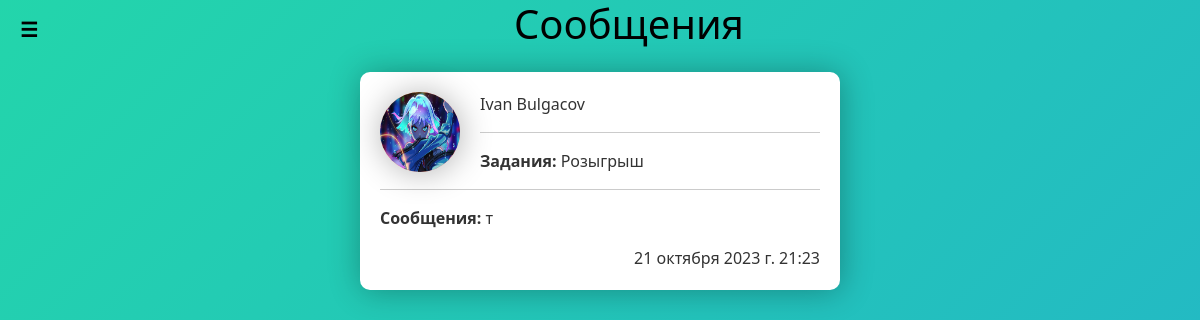
Before: /tasks/message/ (signed in) with the older database file.
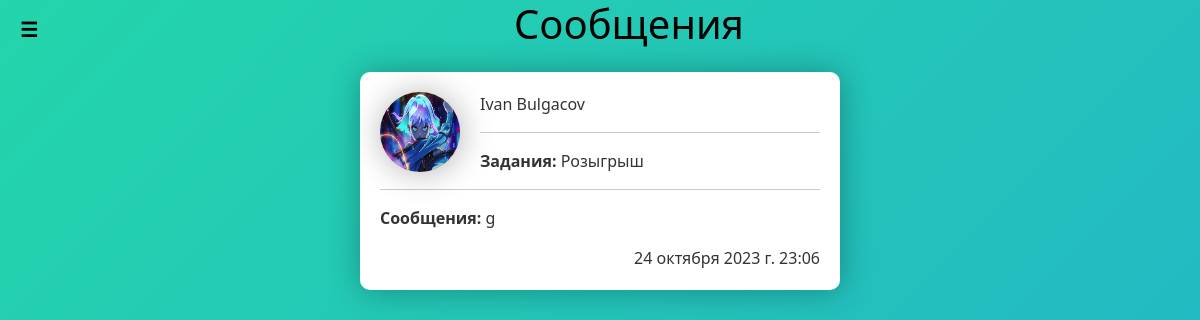
After: the same page with the newer database file.
### tasks_app_user/models.py (models this page shows, shortened)
class Conversation(models.Model):
    item = models.ForeignKey(Articles, related_name='conversations', on_delete=models.CASCADE)
    members = models.ManyToManyField(User, related_name='conversations')
    created_at = models.DateTimeField(auto_now_add=True)
    modified_at = models.DateTimeField(auto_now=True)
    class Meta:
        ordering = ('-modified_at',)

class ConversationMessage(models.Model):
    conversation = models.ForeignKey(Conversation, related_name='messages', on_delete=models.CASCADE)
    content = models.TextField()
    created_at = models.DateTimeField(auto_now_add=True)
    created_by = models.ForeignKey(User, related_name='created_messages', on_delete=models.CASCADE)

class Profile(models.Model):
    user = models.OneToOneField(User, null=True, blank=True, on_delete=models.CASCADE)
    first_name = models.CharField(max_length=100)
    last_name = models.CharField(max_length=100)
    email = models.EmailField()
    telegram_url = models.URLField(blank=True, null=True)
    youtube_url = models.URLField(blank=True, null=True)
    vk_url = models.URLField(blank=True, null=True)
    profile_picture = models.ImageField("Изображения", default="profile_pictures/default_profile_picture.jpg",
                                        null=True,
                                        blank=True, upload_to='media/profile_pictures')
    city = models.CharField(max_length=100)

class Articles(models.Model):
    title = models.CharField("Название Задания", max_length=35)
    anons = models.CharField("О задании", max_length=25)
    phope = models.CharField('Телефон для связи с вами', max_length=11)
    prise = models.CharField('Цена', max_length=15)
    full_text = models.TextField("Задания")
    data = models.DateTimeField(auto_now_add=True)
    user_name = models.CharField("User_name", max_length=15, )
    author = models.ForeignKey(User, on_delete=models.CASCADE, null=True)  # Внешний ключ к пользователю
    category = models.ForeignKey(Category, on_delete=models.SET_NULL, null=True)
    class Meta:
        verbose_name = "Задания"
        verbose_name_plural = "Задании"

### tasks_app_user/views.py (the view)
# urls.py: path('message/', views.inbox, name='inbox'),
@login_required
def inbox(request):
    conversations = Conversation.objects.filter(members__in=[request.user.id])
    return render(request, 'tasks_app_user/inbox.html', {
        'conversations': conversations,
    })

### tasks_app_user/templates/tasks_app_user/inbox.html (shortened to what this page needs)
{% extends 'tasks_app/layout.html' %}
{% block content %}
{% if conversations %}
<h1 class="mb-6 text-3xl" style="text-align: center;">Сообщения</h1>
{% for conversation in conversations %}
    <div class="features">
        <div class="blog_post">
            <div class="space-y-6">
                <a href="{% url 'detail' conversation.id %}">
                    <div class="p-6 flex bg-gray-100 rounded-xl">
                        <div class="pr-6">
                            {% if conversation.messages.first.created_by != request.user %}
                                <img class="profile-pic" src="{{ conversation.messages.first.created_by.profile.profile_picture.url }}">
                            {% else %}
                                <img class="profile-pic" src="{{ request.user.profile.profile_picture.url }}">
                            {% endif %}
                        </div>
                        <div>
                            {% for member in conversation.members.all %}
                                {% if member != request.user %}
                                    <p class="mb-1 text-sm">{{ member.profile.first_name }} {{ member.profile.last_name }} </p>
                                    <hr>
                                    <p><strong>Задания:</strong> {{ conversation.item.title }}</p>
                                    <hr>
                                    <p><strong>Сообщения:</strong> {{ conversation.messages.last.content|slice:":20" }}</p>
                                    <div class="time" align="right">{{ conversation.modified_at }}</div>
                                {% endif %}
                            {% endfor %}
                        </div>
                    </div>
                </a>
            </div>
        </div>
    </div>
{% endfor %}
{% else %}
<h1 class="mb-6 text-3xl" style="text-align: center;">У вас нет сообщений</h1>
{% endif %}
{% endblock %}

Changed rows visible on the page:
changed Conversation "Розыгрыш": messages.last.content "т" → "g"; modified_at "21 октября 2023 г. 21:23" → "24 октября 2023 г. 23:06"
